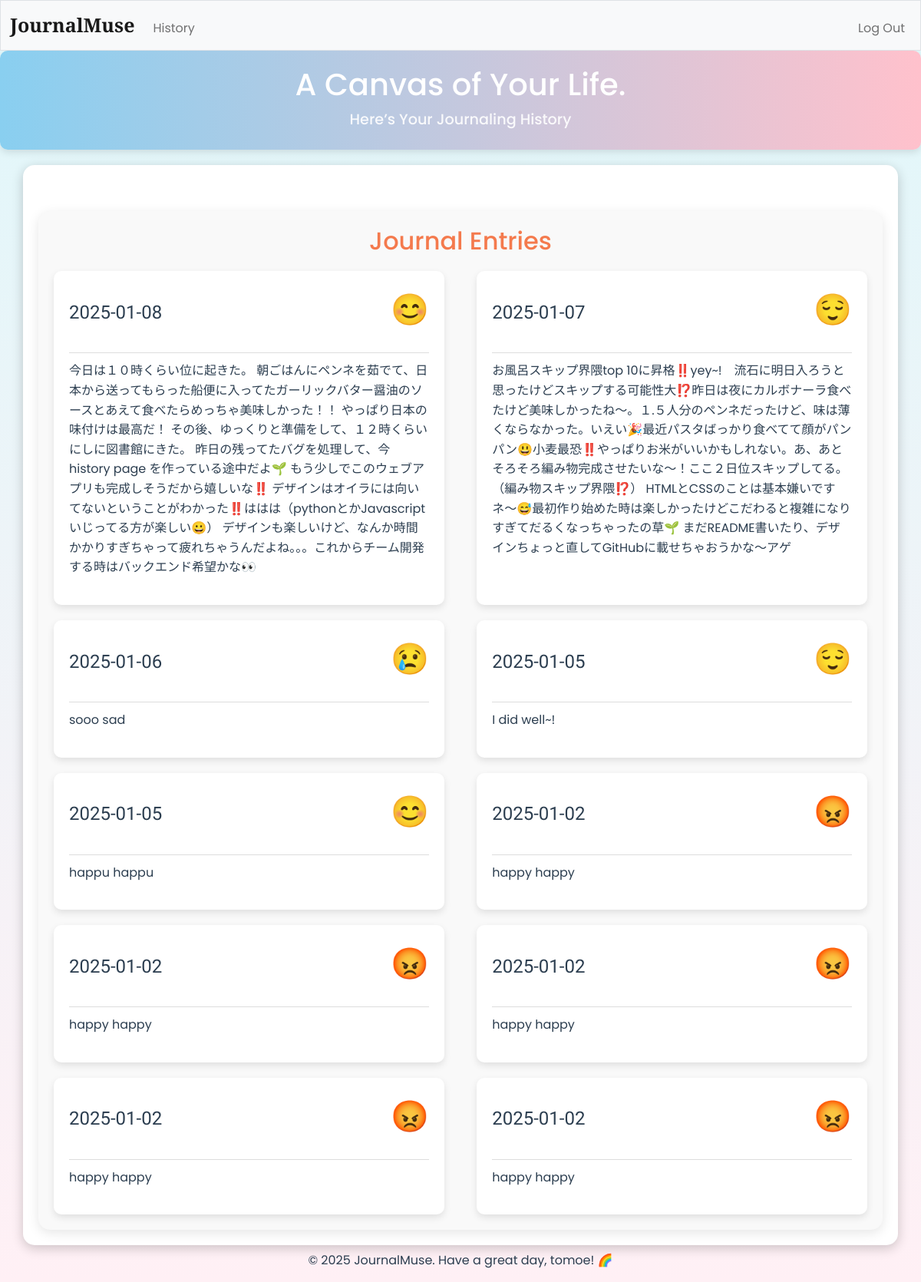
The app's page /history (signed in) with its own data.
### tables this page shows
CREATE TABLE journals (
    user_id INTEGER NOT NULL,
    date TEXT NOT NULL,
    feeling TEXT NOT NULL,
    description TEXT NOT NULL,
    FOREIGN KEY(user_id) REFERENCES users(id)
);

CREATE TABLE users(
    id INTEGER,
    first_name TEXT,
    last_name TEXT,
    birth INTEGER,
    username TEXT,
    hash TEXT,
    PRIMARY KEY(id)
);

### app/app_route.py (the view)
@app.route("/history")
@login_required
def calendar():
    user_id = session["user_id"]
    db = get_db()
    cursor = db.cursor()
    cursor.execute("SELECT username FROM users WHERE id = ?", (user_id,))
    username = cursor.fetchall()
    username = username[0]
    cursor.execute("SELECT date, feeling, description FROM journals WHERE user_id = ? ORDER BY date desc", (user_id,))
    data = cursor.fetchall()
    data = data
    return render_template("history.html", data=data, username=username)

### app/app_route.py (called while the page is built)
def get_db():
    if "db" not in g:
        g.db = sqlite3.connect("data.db", check_same_thread=False)
    return g.db

@app.after_request
def after_request(response):
    response.headers["Cache-Control"] = "no-cache, no-store, must-revalidate"
    response.headers["Expires"] = 0
    response.headers["Pragma"] = "no-cache"
    return response

### app/helpers.py (called while the page is built)
def login_required(f):
    @wraps(f)
    def decorated_function(*args, **kwargs):
        if session.get("user_id") is None:
            return redirect("/login")
        return f(*args, **kwargs)
    return decorated_function

### app/templates/history.html (shortened to what this page needs)
{% extends "layout2.html" %}
{% block css_file %}
<link href="/static/new_main_page.css" rel="stylesheet">
{% endblock %}
{% block main %}
<header class="top-bar">
    <div class="user-info">
        <h2>A Canvas of Your Life.</h2>
        <h4>Here’s Your Journaling History</h4>
    </div>
</header>
<main>
    <section class="history-section">
        <h2>Journal Entries</h2>
        <div class="history-container">
            {% for entry in data %}
            <div class="history-entry">
                <div class="entry-header">
                    <h3>{{ entry[0] }}</h3>
                    <p>{{ entry[1] }}</p>
                </div>
                <p class="entry-description">{{ entry[2] }}</p>
            </div>
            {% endfor %}
        </div>
    </section>
</main>
<footer>
    <p>© 2025 JournalMuse. Have a great day, {{ username[0] }}! 🌈</p>
</footer>
{% endblock %}

### app/templates/layout2.html (shortened to what this page needs)
<!DOCTYPE html>
<html lang="en">
<head>
    {% block css_file %}{% endblock %}
    <link href="https://cdn.jsdelivr.net/npm/bootstrap@5.0.2/dist/css/bootstrap.min.css" rel="stylesheet"
>
</head>
<body>
    <nav class="bg-light border navbar navbar-expand-md navbar-light">
        <div class="container-fluid">
            <a class="navbar-brand" href="/">JournalMuse</a>
            <div class="collapse navbar-collapse" id="navbar">
                <ul class="navbar-nav me-auto mt-2">
                    <li class="nav-item"><a class="nav-link" href="/history">History</a></li>
                </ul>
                <ul class="navbar-nav ms-auto mt-2">
                    <li class="nav-item"><a class="nav-link" href="/logout">Log Out</a></li>
                </ul>
            </div>
        </div>
    </nav>
    {% block main %}
    {% endblock %}
</body>
</html>

### app/static/new_main_page.css (style rules this page uses)
* { font-family: 'Poppins', sans-serif; margin: 0; padding: 0; box-sizing: border-box; }
body { background: linear-gradient(to bottom, #E0F7FA, #FFF0F5); color: #2c3e50; height: auto; width: auto; display: flex; flex-direction: column; }
header.top-bar { text-align: center; padding: 20px; background: linear-gradient(to right, #89CFF0, #FFC1CC); color: #fff; border-radius: 10px; margin-bottom: 20px; box-shadow: 0 4px 10px rgba(0, 0, 0, 0.1); }
header .user-info h2 { font-size: 2.5rem; margin-bottom: 10px; }
header .user-info h4 { font-size: 1.2rem; opacity: 0.9; }
main { display: flex; justify-content: space-between; gap: 20px; width: 95%; max-width: 1200px; margin: 0 auto; padding: 20px; background: #fff; border-radius: 15px; box-shadow: 0 4px 15px rgba(0, 0, 0, 0.2); }
footer { margin-top: 8px; text-align: center; font-size: 1rem; color: #2c3e50; opacity: 1; }
.history-section { margin-top: 40px; padding: 20px; background-color: #f9f9f9; border-radius: 15px; box-shadow: 0 4px 15px rgba(0, 0, 0, 0.1); text-align: center; }
.history-section h2 { font-size: 2rem; color: #F47A4D; margin-bottom: 20px; }
.history-container { display: flex; flex-direction: column; gap: 20px; max-width: 100%; margin: 0 auto; }
.history-entry { background: #fff; border-radius: 10px; box-shadow: 0 4px 10px rgba(0, 0, 0, 0.1); padding: 20px; text-align: left; }
.history-entry .entry-header { display: flex; justify-content: space-between; align-items: center; margin-bottom: 10px; border-bottom: 1px solid #ddd; padding-bottom: 10px; }
.history-entry .entry-header h3 { font-family: 'Lexend'; font-size: 1.5rem; color: #2c3e50; }
.history-entry .entry-header p { font-size: 2.5rem; color: #F47A4D; }
.history-entry .entry-description { font-size: 1rem; color: #2c3e50; margin-top: 10px; line-height: 1.6; }
@media screen and (min-width: 768px) { .history-container { flex-direction: row; flex-wrap: wrap; justify-content: space-between; } }
@media screen and (min-width: 768px) { .history-entry { width: 48%; } }

### app/templates/layout2.html (style rules this page uses)
.navbar-brand { font-family: 'Playfair Display'; font-weight: bold; font-size: 25px; }

### records on screen
journals: date "2025-01-08", feeling "😊", description "今日は１０時くらい位に起きた。 朝ごはんにペンネを茹でて、日本から送ってもらった船便に入ってたガーリックバター醤油のソースとあえて食べたらめっちゃ美味しかった！！ やっぱり日本の味付けは最高だ！ その後、ゆっくりと準備をして、１２時くらいにしに図書館にきた。 昨日の残ってたバグを処理して、今history page を作っている途中だよ🌱 もう少しでこのウェブアプリも完成しそうだから嬉しいな‼️ デザインはオイラには向いてないということがわかった‼️ははは（pythonとかJavascriptいじってる方が楽しい😀） デザインも楽しいけど、なんか時間かかりすぎちゃって疲れちゃうんだよね。。。これからチーム開発する時はバックエンド希望かな👀"
journals: date "2025-01-07", feeling "😌", description "お風呂スキップ界隈top 10に昇格‼️yey~! 流石に明日入ろうと思ったけどスキップする可能性大⁉️昨日は夜にカルボナーラ食べたけど美味しかったね〜。１.５人分のペンネだったけど、味は薄くならなかった。いえい🎉最近パスタばっかり食べてて顔がパンパン😃小麦最恐‼️やっぱりお米がいいかもしれない。あ、あとそろそろ編み物完成させたいな〜！ここ２日位スキップしてる。（編み物スキップ界隈⁉️） HTMLとCSSのことは基本嫌いですネ〜😅最初作り始めた時は楽しかったけどこだわると複雑になりすぎてだるくなっちゃったの草🌱 まだREADME書いたり、デザインちょっと直してGitHubに載せちゃおうかな〜アゲ"
journals: date "2025-01-06", feeling "😢", description "sooo sad"
journals: date "2025-01-05", feeling "😌", description "I did well~!"
journals: date "2025-01-05", feeling "😊", description "happu happu"
journals: date "2025-01-02", feeling "😡", description "happy happy"
journals: date "2025-01-02", feeling "😡", description "happy happy"
journals: date "2025-01-02", feeling "😡", description "happy happy"
journals: date "2025-01-02", feeling "😡", description "happy happy"
journals: date "2025-01-02", feeling "😡", description "happy happy"
users: username "tomoe"
